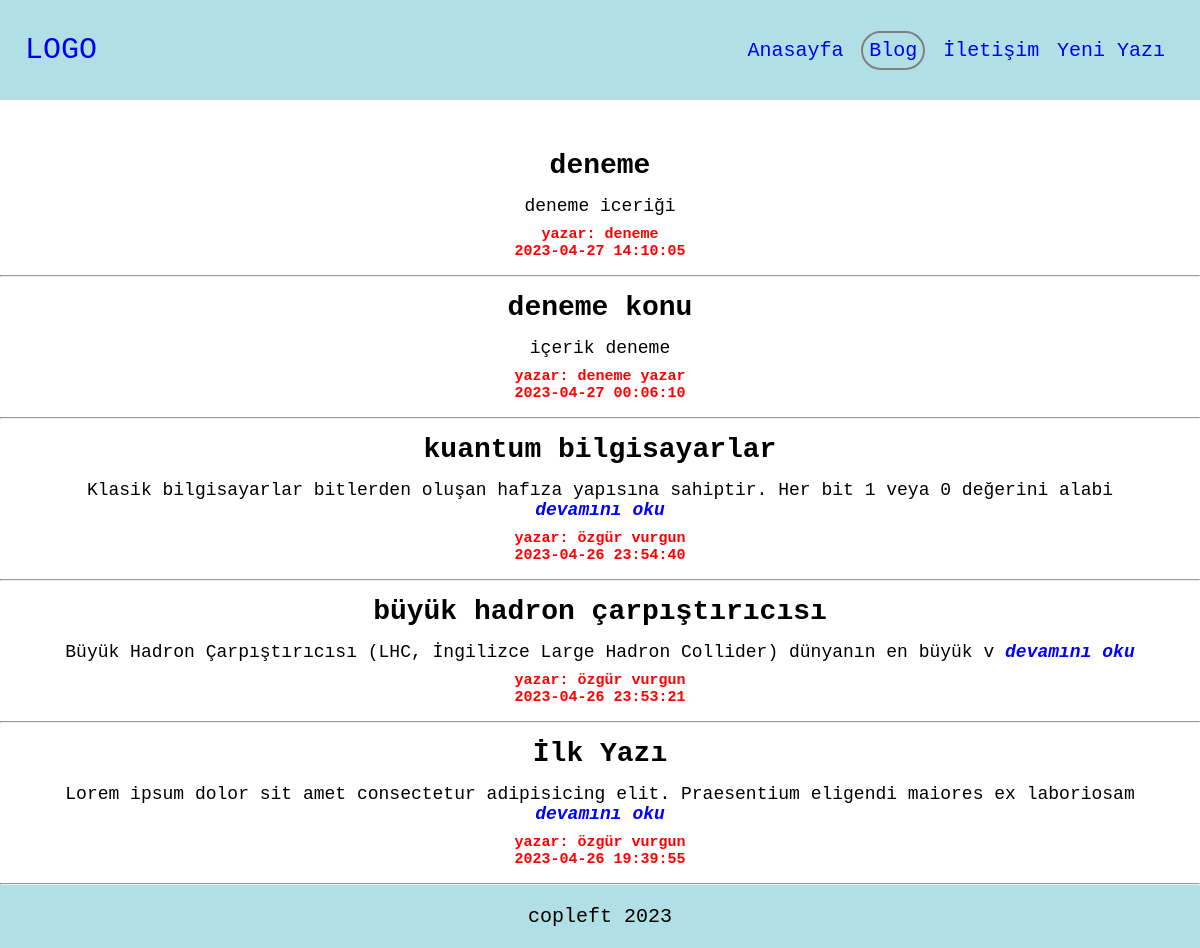
Page /?url=blog on the committed database.
### tables this page shows
CREATE TABLE `basic_mvc` (
  `id` int(11) NOT NULL,
  `writer` varchar(100) NOT NULL,
  `subj` varchar(400) NOT NULL,
  `content` varchar(10000) NOT NULL,
  `date` timestamp NOT NULL DEFAULT current_timestamp() ON UPDATE current_timestamp()
);

### view/view.php (called while the page is built)
<?php
function viewPage($src, $values)
{
    require_once './view/public/header-footer/header.php';
    ($src == '404.php') ? require_once './view/public/' . $src : require_once './view/custom/' . $src;
    require_once './view/public/header-footer/footer.php';
}

### controller/blog.php (called while the page is built, shortened)
<?php
function blog()
{
    $result = getBlogContent();
    viewPage(
        'blog.php',
        [
            'title'        => 'Blog',
            'active'       => 'activeBlog',
            'blog-content' => $result
        ]
    );
}

### controller/controller.php (called while the page is built, shortened)
<?php
require_once './view/view.php';
function controller($src, $function)
{
    $function();
}

### model/db.php (called while the page is built, shortened)
<?php
$host = 'localhost';
$db_name = 'mvc';
$user = 'root';
$password = '';
try {
    $db = new PDO(
        "mysql:host=$host;dbname=$db_name" . ";charset=utf8",
        $user,
        $password
    );
} catch (PDOException $e) {
    echo $e->getMessage();
}
function getBlogContent()
{
    global $db;
    $result = $db->query('SELECT * FROM basic_mvc ORDER BY id DESC')->fetchAll(PDO::FETCH_ASSOC);
    return $result;
}

### view/public/blog.php (the view)
<article>
    <h1><?= $value['subj'] ?></h1>
    <p><?= (strlen($value['content']) > 100) ? substr($value['content'], 0, 100) . ' <a href="?url=blog/read-more&id=' . $value['id'] . '"><b><i style="color:blue">devamını oku</i></b></a>' : $value['content']; ?></p>
    <h5>yazar: <?= $value['writer'] ?></h5>
    <h5><?= $value['date']; ?></h5>
</article>
<hr />

### index.php (shortened to what this page needs)
<?php
require_once './controller/controller.php';
if (!empty($_GET['url'])) {
    $url = $_GET['url'];
    switch ($url) {
        case 'blog':
            controller('blog.php', 'blog');
            break;
    }
} else {
    controller('homepage.php', 'homePage');
}

### view/public/header-footer/header.php (shortened to what this page needs)
<!DOCTYPE html>
<html lang="tr">
<head>
</head>
<?php
$activeAnasayfa = '';
$activeBlog = '';
$activeContact = '';
$activeNewPost = '';
switch ($values['active']) {
    case 'activeBlog':
        $activeBlog = 'active';
        break;
}
?>
<body>
    <header>
        <nav>
            <div>
                <a href="http://localhost/basic-mvc-structure/">LOGO</a>
            </div>
            <ul>
                <li>
                    <a class="<?= $activeAnasayfa; ?>" href="http://localhost/basic-mvc-structure/">Anasayfa</a>
                    <a class="<?= $activeBlog; ?>" href="http://localhost/basic-mvc-structure/?url=blog">Blog</a>
                    <a class="<?= $activeContact; ?>" href="http://localhost/basic-mvc-structure/?url=iletisim">İletişim</a>
                    <a class="<?= $activeNewPost; ?>" href="http://localhost/basic-mvc-structure/?url=blog/new">Yeni Yazı</a>
                </li>
            </ul>
        </nav>
    </header>

### view/custom/blog.php (shortened to what this page needs)
<?php
foreach ($values['blog-content'] as $value) {
require './view/public/blog.php';
}

### view/public/header-footer/footer.php
<footer>
    copleft 2023
</footer>
</body>
</html>

### view/public/header-footer/header.php (style rules this page uses)
* { margin: 0; padding: 0; box-sizing: border-box; font-family: monospace; text-decoration: none; list-style: none; }
header { height: 100px; background-color: powderblue; }
nav { height: 100%; display: flex; justify-content: space-between; align-items: center; padding: 0 25px; }
nav div a { font-size: 30px; }
nav ul li a { margin-right: 10px; font-size: 20px; }
footer { position: -webkit-sticky; position: sticky; bottom: 0; left: 0; bottom: 0; width: 100%; background-color: powderblue; color: black; text-align: center; padding: 20px; font-size: 20px; }
.active { border: 2px solid grey; padding: 6px; border-radius: 50px; }
article { margin-top: 15px; margin-bottom: 15px; text-align: center; }
article p { font-size: 18px; padding: 0 60px; margin-bottom: 10px; }
article h1 { margin-top: 10px; margin-bottom: 15px; font-size: 28px; }
article h5 { font-size: 15px; color: red; }

### rows in the picture
basic_mvc: subj "deneme", content "deneme iceriği", writer "deneme", date "2023-04-27 14:10:05"
basic_mvc: subj "deneme konu", content "içerik deneme", writer "deneme yazar", date "2023-04-27 00:06:10"
basic_mvc: subj "kuantum bilgisayarlar", content "Klasik bilgisayarlar bitlerden oluşan hafıza yapısına sahiptir. Her bit 1 veya 0 değerini alabi", writer "özgür vurgun", date "2023-04-26 23:54:40"
basic_mvc: subj "büyük hadron çarpıştırıcısı", content "Büyük Hadron Çarpıştırıcısı (LHC, İngilizce Large Hadron Collider) dünyanın en büyük v", writer "özgür vurgun", date "2023-04-26 23:53:21"
basic_mvc: subj "İlk Yazı", content "Lorem ipsum dolor sit amet consectetur adipisicing elit. Praesentium eligendi maiores ex laboriosam", writer "özgür vurgun", date "2023-04-26 19:39:55"
